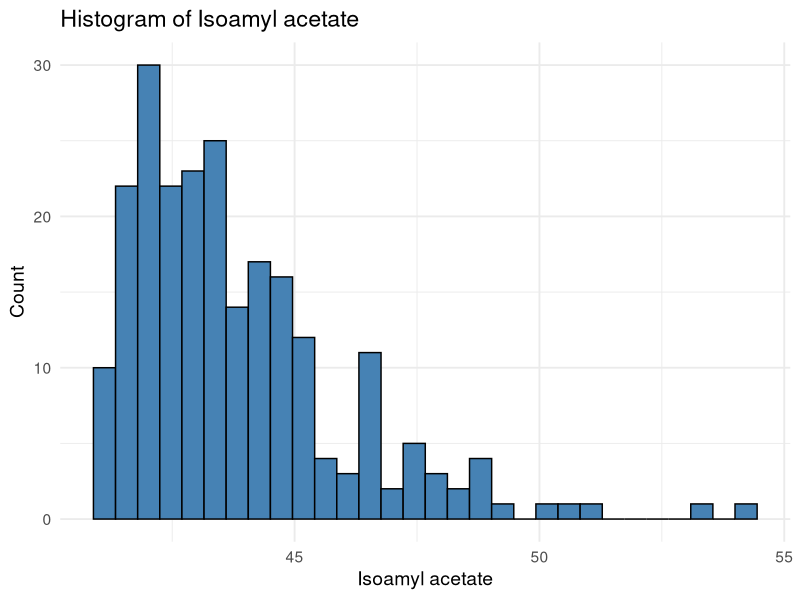
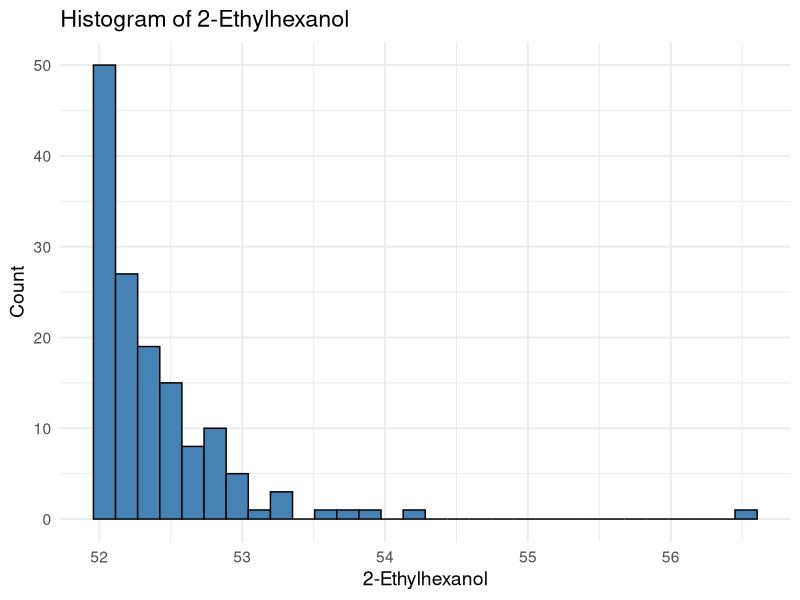
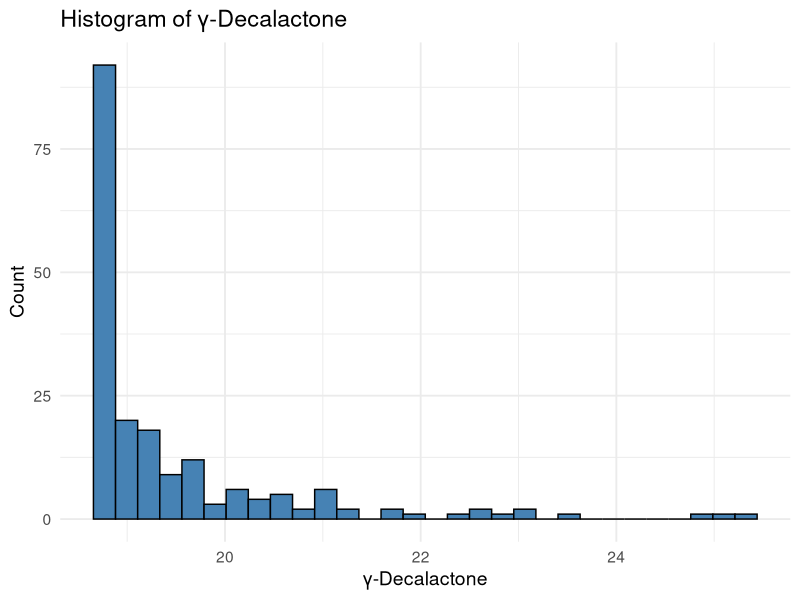
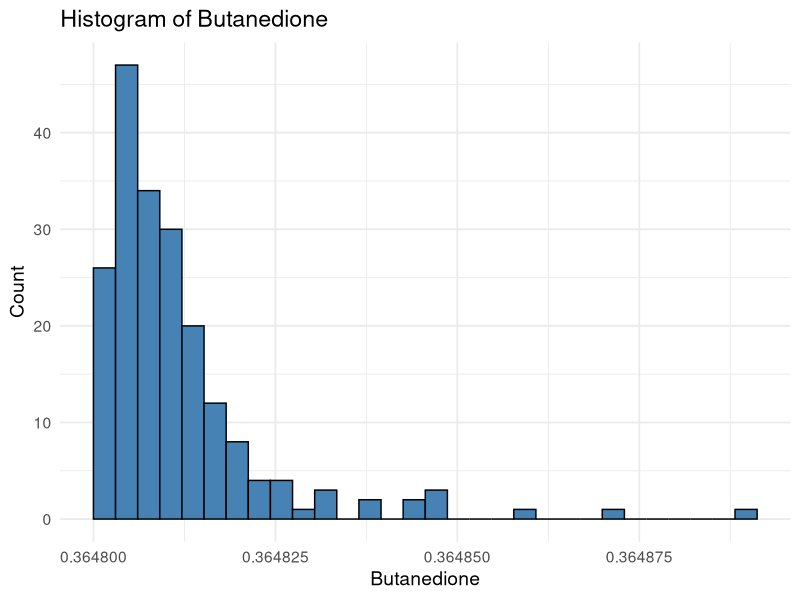
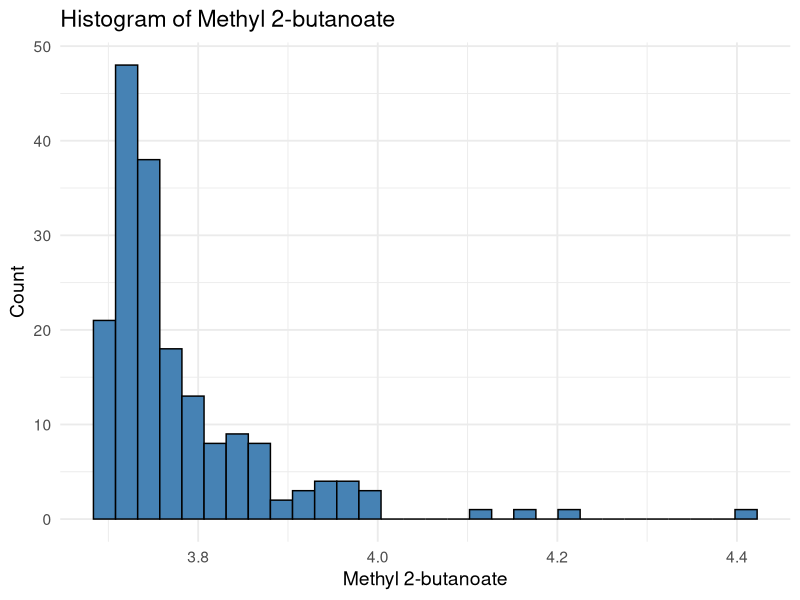
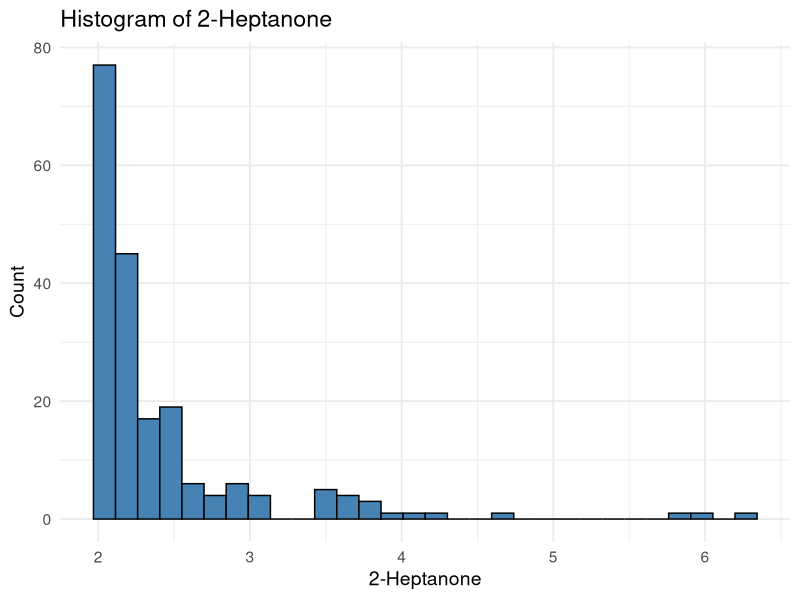
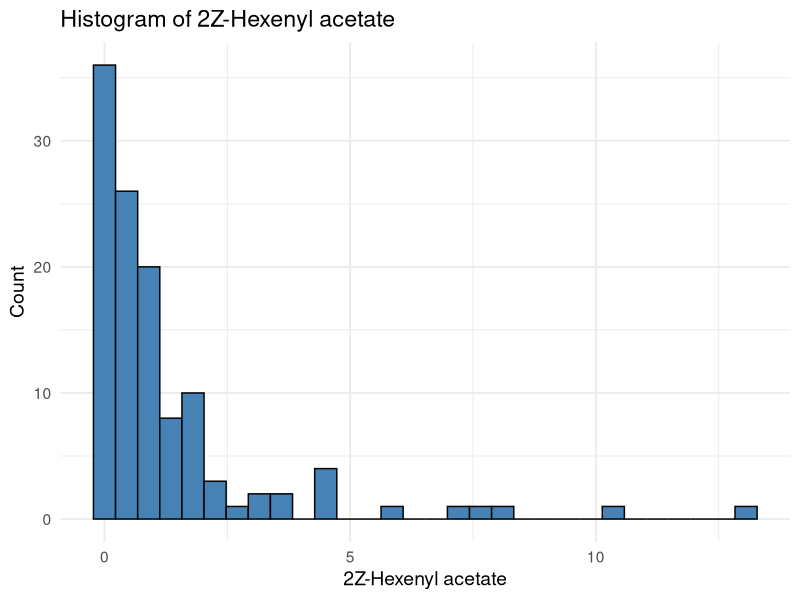
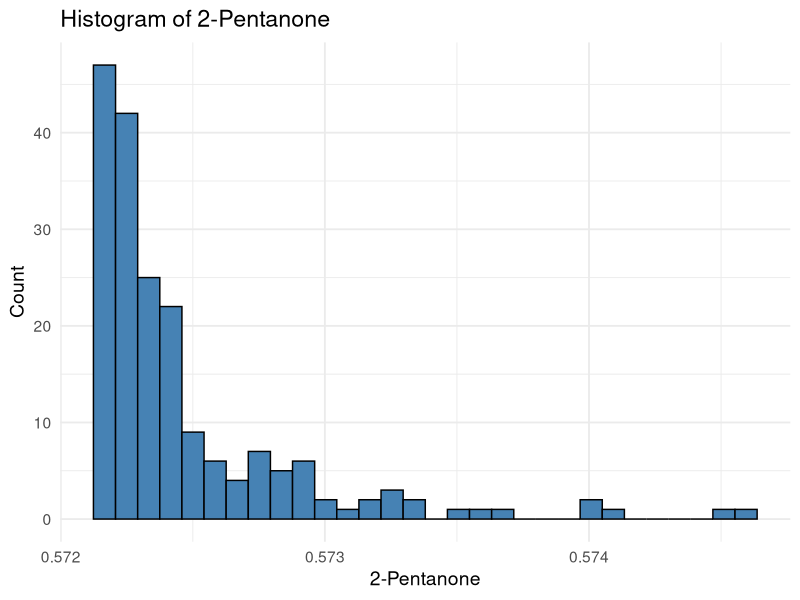

These figures' R source, in order: (Note: this script raises an error after producing the figures.)
library(tidyverse)
library(readxl)

aov_data <- read_excel("strawberry_aroma.xlsx", sheet = "aovData")

id_cols <- c("scUnit", "sBlock!", "sbPlot!", "ssPlot!", "sClone!")

long_df <- aov_data %>%
  pivot_longer(
    cols = 6:ncol(aov_data),
    names_to = "column",
    values_to = "value"
  ) %>%
  mutate(`sClone!` = str_replace(`sClone!`, "F\\. x ananassa 90537-3", "F. x a 90537-3")) %>%
  select(all_of(id_cols), column, value)

cutoffs <- long_df %>%
  group_by(column) %>%
  dplyr::summarise(
    q1    = quantile(value, 0.25, na.rm = TRUE),
    q3    = quantile(value, 0.75, na.rm = TRUE),
    iqr   = q3 - q1,
    lower = q1 - 10 * iqr,
    upper = q3 + 10 * iqr,
    .groups = "drop"
  )

outlier_cells <- long_df %>%
  left_join(cutoffs, by = "column") %>%
  mutate(is_outlier = !is.na(value) & (value < lower | value > upper)) %>%
  filter(is_outlier) %>%
  select(scUnit, column)

aov_data_clean <- long_df %>%
  anti_join(outlier_cells, by = c("scUnit", "column")) %>%
  tidyr::pivot_wider(
    id_cols = all_of(id_cols),
    names_from = column,
    values_from = value
  ) %>%
  dplyr::select(any_of(names(aov_data)))

aov_data_filtered <- aov_data_clean %>%
  select(all_of(id_cols), where(~ is.numeric(.) && mean(is.na(.)) <= 0.8))

valid_compounds <- setdiff(names(aov_data_filtered), id_cols)

class_branched_chain_esters <- c("%1_Butanol_3_methyl_acetate", "%2_Hexen_1_ol_acetate_Z", "Butanoic_acid_2_methyl_methyl_es", "Isopropyl_butyrate", "%2_Butenoic_acid_methyl_ester", "Butanoic_acid_2_methyl_ethyl_est", "Butanoic_acid_3_methyl_ethyl_est", "Methyl_isovalerate")
class_straight_chain_esters <- c("Acetic_acid_methyl_ester", "Butanoic_acid_butyl_ester", "Ethyl_Acetate", "Methyl_valerate", "Acetic_acid_butyl_ester", "Butanoic_acid_ethyl_ester", "Hexanoic_acid_ethyl_ester", "Acetic_acid_hexyl_ester", "Butanoic_acid_methyl_ester", "Hexanoic_acid_methyl_ester", "Methyl_propionate")
class_carbonyls_ketones_diketones <- c("Acetone", "%2_Heptanone", "%2_Pentanone", "%2_3_Butanedione")
class_carbonyls_aldehydes <- c("Hexanal", "%2_4_Hexadienal_E_E")
class_carboxylic_acids <- c("Butanoic_acid_2_methyl", "Hexanoic_acid")
class_alcohols_diols <- c("Ethanol", "%1_Hexanol_2_ethyl", "%2_2_4_Trimethyl_1_3_pentanediol")
class_terpenoids <- c("alpha_Terpineol", "Linalool")
class_thioesters <- c("Butanethioic_acid_S_methyl_ester")
class_oxygen_heterocycles <- c("%2_3H_Furanone_5_hexyldihydro", "Furan_2_ethyl", "%3_2H_Furanone_4_methoxy_2_5_dim")

aov_data_totals <- aov_data_filtered %>%
  mutate(
    `Ester, Branched chain` = rowSums(select(., any_of(class_branched_chain_esters)), na.rm = TRUE),
    `Ester, Straight chain` = rowSums(select(., any_of(class_straight_chain_esters)), na.rm = TRUE),
    Ketones_Diketones = rowSums(select(., any_of(class_carbonyls_ketones_diketones)), na.rm = TRUE),
    Aldehydes = rowSums(select(., any_of(class_carbonyls_aldehydes)), na.rm = TRUE),
    Carboxylic_Acids = rowSums(select(., any_of(class_carboxylic_acids)), na.rm = TRUE),
    Alcohols_Diols = rowSums(select(., any_of(class_alcohols_diols)), na.rm = TRUE),
    Terpenoids = rowSums(select(., any_of(class_terpenoids)), na.rm = TRUE),
    Thioesters = rowSums(select(., any_of(class_thioesters)), na.rm = TRUE),
    Oxygen_Heterocycles = rowSums(select(., any_of(class_oxygen_heterocycles)), na.rm = TRUE),
    Total_Aroma_Abundance = rowSums(select(., any_of(valid_compounds)), na.rm = TRUE)
  )

class_names <- c(
  "Ester, Branched chain", "Ester, Straight chain", "Ketones_Diketones",
  "Aldehydes", "Carboxylic_Acids", "Alcohols_Diols", "Terpenoids",
  "Thioesters", "Oxygen_Heterocycles", "Total_Aroma_Abundance"
)

variety_means <- aov_data_totals %>%
  group_by(`sClone!`) %>%
  summarise(across(any_of(c(valid_compounds, class_names)), ~ mean(.x, na.rm = TRUE)), .groups = "drop")

master_summary_table <- variety_means %>%
  select(-`sClone!`) %>%
  pivot_longer(
    cols = everything(),
    names_to = "Compound_or_Class",
    values_to = "Value"
  ) %>%
  group_by(Compound_or_Class) %>%
  summarise(
    Mean = mean(Value, na.rm = TRUE),
    Median = median(Value, na.rm = TRUE),
    Min = min(Value, na.rm = TRUE),
    Max = max(Value, na.rm = TRUE),
    n = sum(!is.na(Value)),
    .groups = "drop"
  )

write.csv(master_summary_table, "aroma_compounds_all_summary.csv", row.names = FALSE)

class_summary_table <- master_summary_table %>%
  filter(Compound_or_Class %in% class_names) %>%
  rename(Class = Compound_or_Class)

write.csv(class_summary_table, "aroma_class_totals_summary.csv", row.names = FALSE)

variety_combined_table <- variety_means %>%
  mutate(n = rowSums(select(., any_of(valid_compounds)) > 0, na.rm = TRUE)) %>%
  select(
    `sClone!`,
    n,
    `Ester, Branched chain`,
    `Ester, Straight chain`,
    Ketones_Diketones,
    Aldehydes,
    Carboxylic_Acids,
    Alcohols_Diols,
    Terpenoids,
    Thioesters,
    Oxygen_Heterocycles,
    Total_Aroma_Abundance
  )

write.csv(variety_combined_table, "variety_combined_aroma_summary.csv", row.names = FALSE)

output_dir <- "/Users/clayelzinga/Desktop/plots/VOC_histograms"
if (!dir.exists(output_dir)) dir.create(output_dir, recursive = TRUE)

safe_filename <- function(x) {
  x <- gsub("%", "pct_", x)
  x <- gsub("[^A-Za-z0-9._-]", "_", x)
  x
}

voc_name_map <- c(
  "%1_Butanol_3_methyl_acetate"        = "Isoamyl acetate",
  "X.1_Butanol_3_methyl_acetate"       = "Isoamyl acetate",
  "%2_Hexen_1_ol_acetate_Z"            = "2Z-Hexenyl acetate",
  "X.2_Hexen_1_ol_acetate_Z"           = "2Z-Hexenyl acetate",
  "Acetic_acid_methyl_ester"           = "Methyl acetate",
  "Butanoic_acid_2_methyl_methyl_es"   = "Methyl 2-methylbutyrate",
  "Butanoic_acid_butyl_ester"          = "Butyl butyrate",
  "Ethyl_Acetate"                      = "Ethyl acetate",
  "Isopropyl_butyrate"                 = "Isopropyl butyrate",
  "Methyl_valerate"                    = "Methyl valerate",
  "%2_3_Butanedione"                   = "Butanedione",
  "X.2_3_Butanedione"                  = "Butanedione",
  "Hexanoic_acid"                      = "Hexanoic acid",
  "alpha_Terpineol"                    = "α Terpineol",
  "%2_3H_Furanone_5_hexyldihydro"      = "γ-Decalactone",
  "X.2_3H_Furanone_5_hexyldihydro"     = "γ-Decalactone",
  "%2_Butenoic_acid_methyl_ester"      = "Methyl 2-butanoate",
  "X.2_Butenoic_acid_methyl_ester"     = "Methyl 2-butanoate",
  "Acetic_acid_butyl_ester"            = "Butyl acetate",
  "Butanoic_acid_2_methyl_ethyl_est"   = "Ethyl 2-methyl butanoate",
  "Butanoic_acid_3_methyl_ethyl_est"   = "Ethyl isovalerate",
  "Butanoic_acid_ethyl_ester"          = "Ethyl butyrate",
  "Hexanoic_acid_ethyl_ester"          = "Ethyl hexanoate",
  "Methyl_isovalerate"                 = "Methyl isovalerate",
  "Acetone"                            = "Acetone",
  "Hexanal"                            = "Hexanal",
  "Ethanol"                            = "Ethanol",
  "Linalool"                           = "Linalool",
  "Furan_2_ethyl"                      = "2-Ethylfuran",
  "Acetic_acid_hexyl_ester"            = "Hexyl acetate",
  "Butanoic_acid_methyl_ester"         = "Methyl butyrate",
  "Hexanoic_acid_methyl_ester"         = "Methyl hexanoate",
  "Methyl_propionate"                  = "Methyl propionate",
  "%2_Heptanone"                       = "2-Heptanone",
  "X.2_Heptanone"                      = "2-Heptanone",
  "%2_4_Hexadienal_E_E"                = "2,4-Hexadienal",
  "X.2_4_Hexadienal_E_E"               = "2,4-Hexadienal",
  "%1_Hexanol_2_ethyl"                 = "2-Ethylhexanol",
  "X.1_Hexanol_2_ethyl"                = "2-Ethylhexanol",
  "Butanethioic_acid_S_methyl_ester"   = "Methyl thiobutanoate",
  "%3_2H_Furanone_4_methoxy_2_5_dim"   = "Mesifurane",
  "X.3_2H_Furanone_4_methoxy_2_5_dim"  = "Mesifurane",
  "%2_Pentanone"                       = "2-Pentanone",
  "X.2_Pentanone"                      = "2-Pentanone",
  "Butanoic_acid_2_methyl"             = "2-Methylbutanoic acid",
  "%2_2_4_Trimethyl_1_3_pentanediol"   = "2,2,4-Trimethyl-1,3-pentanediol",
  "X.2_2_4_Trimethyl_1_3_pentanediol"  = "2,2,4-Trimethyl-1,3-pentanediol",
  "Ester, Branched chain"              = "Branched Esters",
  "Ester, Straight chain"              = "Straight Esters",
  "Ketones_Diketones"                  = "Ketones/Diketones",
  "Aldehydes"                          = "Aldehydes",
  "Carboxylic_Acids"                   = "Carboxylic Acids",
  "Alcohols_Diols"                     = "Alcohols/Diols",
  "Terpenoids"                         = "Terpenoids",
  "Thioesters"                         = "Thioesters",
  "Oxygen_Heterocycles"                = "Oxygen Heterocycles",
  "Total_Aroma_Abundance"              = "Total Aroma Abundance"
)

get_display_name <- function(col_name) {
  if (col_name %in% names(voc_name_map)) {
    return(voc_name_map[[col_name]])
  } else {
    return(col_name)
  }
}

cols_for_hist <- c(valid_compounds, class_names)

for (compound in cols_for_hist) {
  if (!is.numeric(variety_means[[compound]])) next
  
  display_name <- get_display_name(compound)
  
  p <- ggplot(variety_means, aes(x = .data[[compound]])) +
    geom_histogram(bins = 30, color = "black", fill = "steelblue", na.rm = TRUE) +
    labs(title = paste("Histogram of", display_name), x = display_name, y = "Count") +
    theme_minimal(base_size = 14)
  
  out_file <- file.path(output_dir, paste0("hist_", safe_filename(compound), ".png"))
  ggsave(filename = out_file, plot = p, width = 7, height = 5, dpi = 300)
}

summary_total_aroma <- summary(variety_means$Total_Aroma_Abundance)

compound_means <- variety_means %>%
  select(any_of(valid_compounds)) %>%
  summarise(across(everything(), ~ mean(.x, na.rm = TRUE))) %>%
  pivot_longer(cols = everything(), names_to = "Compound", values_to = "Mean_Abundance") %>%
  arrange(desc(Mean_Abundance))

top_compound <- head(compound_means, 1)
bottom_compound <- tail(compound_means, 1)

class_totals <- variety_means %>%
  select(
    `Ester, Branched chain`, `Ester, Straight chain`, Ketones_Diketones,
    Aldehydes, Carboxylic_Acids, Alcohols_Diols, Terpenoids,
    Thioesters, Oxygen_Heterocycles
  ) %>%
  summarise(across(everything(), ~ mean(.x, na.rm = TRUE))) %>%
  pivot_longer(cols = everything(), names_to = "Class", values_to = "Mean_Class_Abundance") %>%
  mutate(Relative_Abundance_Pct = (Mean_Class_Abundance / sum(Mean_Class_Abundance)) * 100) %>%
  arrange(desc(Relative_Abundance_Pct))

chemical_class_list <- list(
  "Branched Ester" = class_branched_chain_esters,
  "Straight Ester" = class_straight_chain_esters,
  "Ketone" = class_carbonyls_ketones_diketones,
  "Aldehyde" = class_carbonyls_aldehydes,
  "Carboxylic Acid" = class_carboxylic_acids,
  "Alcohol/Diol" = class_alcohols_diols,
  "Terpenoid" = class_terpenoids,
  "Thioester" = class_thioesters,
  "Oxygen Het" = class_oxygen_heterocycles
)

class_counts <- data.frame(
  Class = names(chemical_class_list),
  Compound_Count = sapply(chemical_class_list, length)
) %>%
  arrange(desc(Compound_Count))

variety_extremes <- variety_means %>%
  select(`sClone!`, Total_Aroma_Abundance) %>%
  filter(!is.na(Total_Aroma_Abundance)) %>%
  arrange(desc(Total_Aroma_Abundance))

highest_variety <- head(variety_extremes, 1)
lowest_variety <- tail(variety_extremes, 1)

variety_diversity <- variety_combined_table %>%
  select(`sClone!`, n) %>%
  arrange(desc(n))

highest_diversity <- head(variety_diversity, 1)

total_samples <- nrow(variety_means)

compound_prevalence <- variety_means %>%
  select(any_of(valid_compounds)) %>%
  summarise(across(everything(), ~ sum(.x > 0, na.rm = TRUE))) %>%
  pivot_longer(cols = everything(), names_to = "Compound", values_to = "Count_Present") %>%
  mutate(
    Total_Samples = total_samples,
    Percent_Samples_Present = (Count_Present / Total_Samples) * 100,
    Fraction_Present = paste0(Count_Present, "/", Total_Samples, " samples")
  ) %>%
  arrange(desc(Percent_Samples_Present))

most_common <- head(compound_prevalence, 3)
least_common <- tail(compound_prevalence, 3)

print(summary_total_aroma)
print(top_compound)
print(bottom_compound)
print(class_totals)
print(class_counts)
print(highest_variety)
print(lowest_variety)
print(highest_diversity)
print(most_common)
print(least_common)
